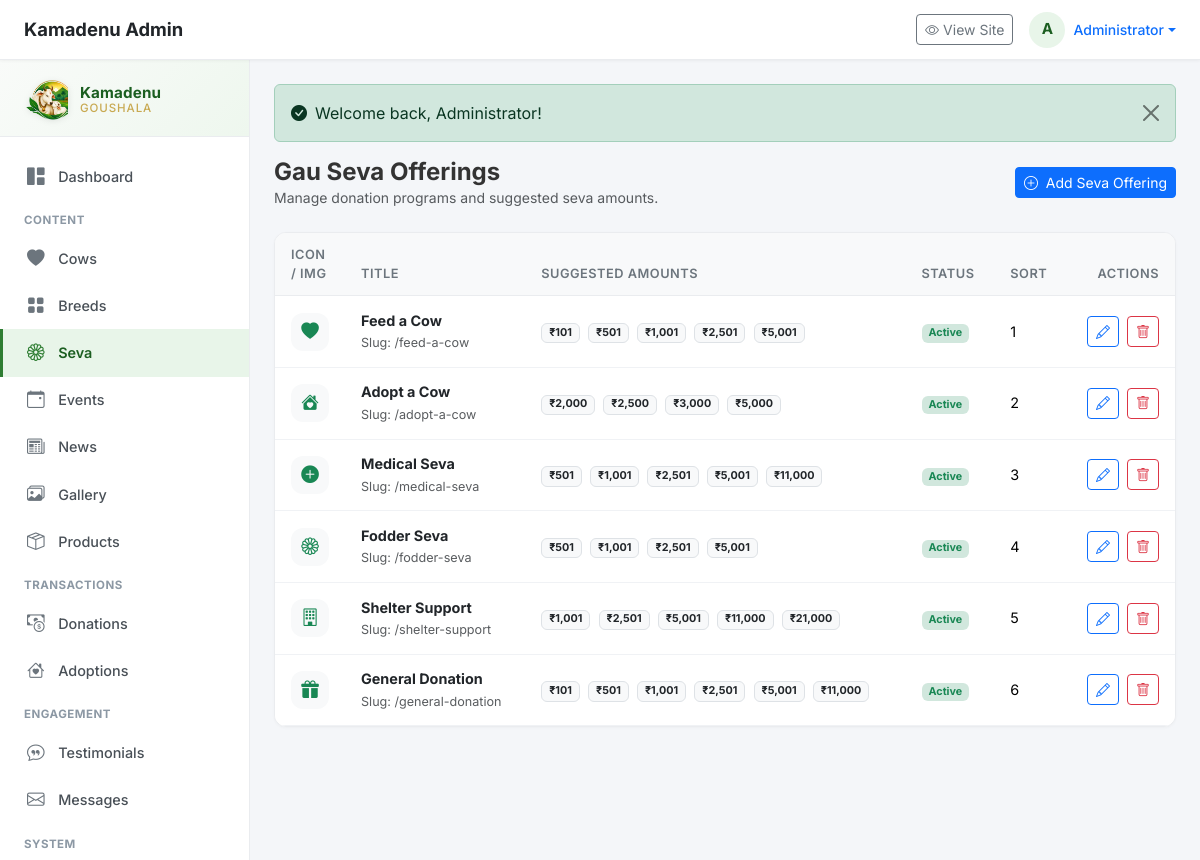
The app's page /admin/seva.php (signed in) with its own data.
### tables this page shows
CREATE TABLE `seva_categories` (
    `id` INT UNSIGNED AUTO_INCREMENT PRIMARY KEY,
    `title` VARCHAR(150) NOT NULL,
    `slug` VARCHAR(170) NOT NULL UNIQUE,
    `icon` VARCHAR(100) DEFAULT NULL,
    `image` VARCHAR(255) DEFAULT NULL,
    `short_description` VARCHAR(500) DEFAULT NULL,
    `description` TEXT DEFAULT NULL,
    `benefits` TEXT DEFAULT NULL,
    `suggested_amounts` VARCHAR(255) DEFAULT '101,501,1001,2501,5001',
    `is_active` TINYINT(1) NOT NULL DEFAULT 1,
    `sort_order` INT NOT NULL DEFAULT 0,
    `created_at` DATETIME NOT NULL DEFAULT CURRENT_TIMESTAMP,
    `updated_at` DATETIME NOT NULL DEFAULT CURRENT_TIMESTAMP ON UPDATE CURRENT_TIMESTAMP,
    INDEX `idx_seva_active` (`is_active`, `sort_order`)
);

### includes/functions.php (called while the page is built, shortened)
<?php
function e(?string $value): string {
    return htmlspecialchars((string)$value, ENT_QUOTES | ENT_HTML5, 'UTF-8');
}
function dbFetchAll(string $sql, array $params = []): array {
    try {
        $db = getDB();
        $stmt = $db->prepare($sql);
        $stmt->execute($params);
        return $stmt->fetchAll();
    } catch (PDOException $e) {
        error_log('DB Query Error: ' . $e->getMessage());
        return [];
    }
}

### admin/seva.php (the view, shortened to what this page needs)
<?php
$sevaPrograms = dbFetchAll("SELECT * FROM seva_categories ORDER BY sort_order ASC");
require_once __DIR__ . '/includes/admin-header.php';
require_once __DIR__ . '/includes/admin-sidebar.php';
?>
<div class="d-flex align-items-center justify-content-between mb-4">
    <div>
        <h2 class="h4 mb-0 fw-bold">Gau Seva Offerings</h2>
        <p class="text-muted small mb-0">Manage donation programs and suggested seva amounts.</p>
    </div>
    <a href="<?= ADMIN_URL ?>/seva-form.php" class="btn btn-primary btn-sm">
        <i class="bi bi-plus-circle me-1"></i> Add Seva Offering
    </a>
</div>
<div class="admin-card">
    <div class="table-responsive">
        <table class="table admin-table">
            <thead>
                <tr>
                    <th>Icon / Img</th>
                    <th>Title</th>
                    <th>Suggested Amounts</th>
                    <th>Status</th>
                    <th>Sort</th>
                    <th class="text-end">Actions</th>
                </tr>
            </thead>
            <tbody>
                <?php if (empty($sevaPrograms)): ?>
                <tr><td colspan="6" class="text-center py-4 text-muted">No seva categories found.</td></tr>
                <?php else: foreach ($sevaPrograms as $s): ?>
                <tr>
                    <td style="width: 50px;">
                        <div class="stat-icon-wrapper bg-light text-success" style="width: 38px; height: 38px; font-size: 1.1rem;">
                            <i class="bi <?= e($s['icon'] ?: 'bi-heart-fill') ?>"></i>
                        </div>
                    </td>
                    <td>
                        <div class="fw-bold text-dark"><?= e($s['title']) ?></div>
                        <small class="text-muted">Slug: /<?= e($s['slug']) ?></small>
                    </td>
                    <td>
                        <?php
                        $amts = array_filter(explode(',', $s['suggested_amounts'] ?? ''));
                        foreach ($amts as $a):
                        ?>
                        <span class="badge bg-light text-dark border me-1">₹<?= number_format((float)trim($a)) ?></span>
                        <?php endforeach; ?>
                    </td>
                    <td>
                        <?php if ($s['is_active']): ?>
                        <span class="badge bg-success-subtle text-success">Active</span>
                        <?php else: ?>
                        <span class="badge bg-secondary-subtle text-secondary">Inactive</span>
                        <?php endif; ?>
                    </td>
                    <td><?= $s['sort_order'] ?></td>
                    <td class="text-end">
                        <a href="<?= ADMIN_URL ?>/seva-form.php?id=<?= $s['id'] ?>" class="btn btn-sm btn-outline-primary me-1"><i class="bi bi-pencil"></i></a>
                        <a href="<?= ADMIN_URL ?>/seva.php?action=delete&id=<?= $s['id'] ?>" class="btn btn-sm btn-outline-danger" data-confirm-delete="Delete <?= e($s['title']) ?>?"><i class="bi bi-trash"></i></a>
                    </td>
                </tr>
                <?php endforeach; endif; ?>
            </tbody>
        </table>
    </div>
</div>
<?php require_once __DIR__ . '/includes/admin-footer.php'; ?>

### assets/css/admin.css (style rules this page uses)
:root { --admin-sidebar-width: 250px; --admin-topbar-height: 60px; --clr-primary: #2E7D32; --clr-primary-dark: #1B5E20; --clr-primary-light: #E8F5E9; --clr-gold: #C8A951; --clr-saffron: #E65100; --clr-dark: #212529; --clr-light-bg: #F8F9FA; --clr-card-border: #EAECEF; }
body.admin-body { font-family: 'Inter', -apple-system, BlinkMacSystemFont, 'Segoe UI', Roboto, sans-serif; background-color: #F4F6F9; color: #333333; min-height: 100vh; }
.admin-card { background: #FFFFFF; border: 1px solid var(--clr-card-border); border-radius: 0.75rem; box-shadow: 0 1px 3px rgba(0,0,0,0.03); margin-bottom: 1.5rem; overflow: hidden; }
.stat-icon-wrapper { width: 48px; height: 48px; border-radius: 12px; display: flex; align-items: center; justify-content: center; font-size: 1.4rem; }
.admin-table { margin-bottom: 0; vertical-align: middle; }
.admin-table th { background: #F8F9FA; font-size: 0.8rem; text-transform: uppercase; letter-spacing: 0.5px; font-weight: 600; color: #6C757D; border-bottom: 1px solid var(--clr-card-border); padding: 0.75rem 1rem; }
.admin-table td { padding: 0.85rem 1rem; border-bottom: 1px solid #F0F2F5; font-size: 0.9rem; }

### records on screen
seva_categories: title "Feed a Cow", slug "feed-a-cow", suggested_amounts "101", suggested_amounts "501", suggested_amounts "1,001", suggested_amounts "2,501", suggested_amounts "5,001", is_active "Active", sort_order "1"
seva_categories: title "Adopt a Cow", slug "adopt-a-cow", suggested_amounts "2,000", suggested_amounts "2,500", suggested_amounts "3,000", suggested_amounts "5,000", is_active "Active", sort_order "2"
seva_categories: title "Medical Seva", slug "medical-seva", suggested_amounts "501", suggested_amounts "1,001", suggested_amounts "2,501", suggested_amounts "5,001", suggested_amounts "11,000", is_active "Active", sort_order "3"
seva_categories: title "Fodder Seva", slug "fodder-seva", suggested_amounts "501", suggested_amounts "1,001", suggested_amounts "2,501", suggested_amounts "5,001", is_active "Active", sort_order "4"
seva_categories: title "Shelter Support", slug "shelter-support", suggested_amounts "1,001", suggested_amounts "2,501", suggested_amounts "5,001", suggested_amounts "11,000", suggested_amounts "21,000", is_active "Active", sort_order "5"
seva_categories: title "General Donation", slug "general-donation", suggested_amounts "101", suggested_amounts "501", suggested_amounts "1,001", suggested_amounts "2,501", suggested_amounts "5,001", suggested_amounts "11,000", is_active "Active", sort_order "6"

### other values on screen
mb_substr($adminName, 0, 1) "A"
$adminName "Administrator"
$msg['message'] "Welcome back, Administrator!"
